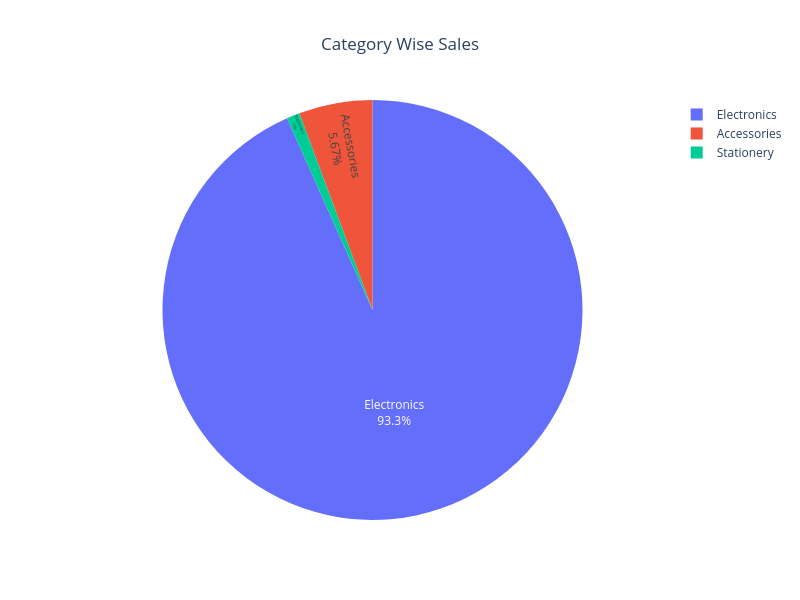

Notebook cell for this chart:
### Code cell
fig = px.pie(sales_per_category,names='Category',values='TotalAmount',title='Category Wise Sales')
fig.update_traces(textinfo='percent+label',textposition='inside')
fig.update_layout(height=600,width=800,title_x=0.5,template='plotly_white')
fig.show()

### Figure 1 — Plotly figure (JSON) as saved in the notebook; plotly's stock layout.template omitted (floating-point values rounded to 4 significant figures)
{"data": [{"domain": {"x": [0, 1], "y": [0, 1]}, "hovertemplate": "Category=%{label}<br>TotalAmount=%{value}<extra></extra>", "labels": ["Electronics", "Accessories", "Stationery"], "legendgroup": "", "name": "", "showlegend": true, "textinfo": "percent+label", "textposition": "inside", "type": "pie", "values": [140000.0, 8500.0, 1500.0]}], "layout": {"height": 600, "legend": {"tracegroupgap": 0}, "title": {"text": "Category Wise Sales", "x": 0.5}, "width": 800}}
